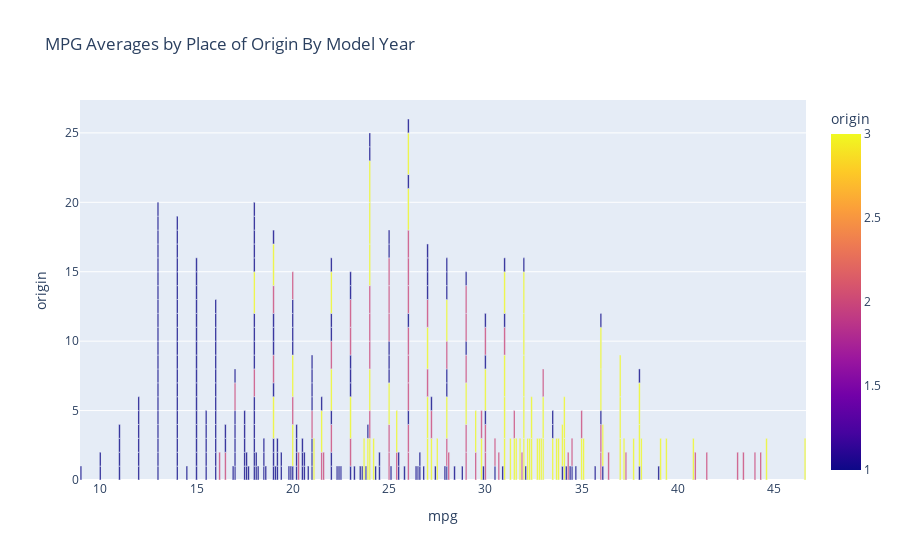

Notebook source saved alongside this figure:
### Code cell
#Create first visual based upon years and quantities sold.
fig = px.bar(df3,title="MPG Averages by Place of Origin By Model Year", x='mpg', y='origin', color='origin')
fig.show()

### Figure 1 — Plotly figure (JSON) as saved in the notebook; plotly's stock layout.template omitted (floating-point values rounded to 4 significant figures; data arrays with more than 128 entries replaced by an {"elided": "..."} marker saying what was removed)
{"data": [{"alignmentgroup": "True", "hovertemplate": "mpg=%{x}<br>origin=%{marker.color}<extra></extra>", "legendgroup": "", "marker": {"color": {"elided": "398 int values"}, "coloraxis": "coloraxis", "pattern": {"shape": ""}}, "name": "", "offsetgroup": "", "orientation": "v", "showlegend": false, "textposition": "auto", "type": "bar", "x": {"elided": "398 float values"}, "xaxis": "x", "y": {"elided": "398 int values"}, "yaxis": "y"}], "layout": {"barmode": "relative", "coloraxis": {"colorbar": {"title": {"text": "origin"}}, "colorscale": [[0, "#0d0887"], [0.1111, "#46039f"], [0.2222, "#7201a8"], [0.3333, "#9c179e"], [0.4444, "#bd3786"], [0.5556, "#d8576b"], [0.6667, "#ed7953"], [0.7778, "#fb9f3a"], [0.8889, "#fdca26"], [1, "#f0f921"]]}, "legend": {"tracegroupgap": 0}, "title": {"text": "MPG Averages by Place of Origin By Model Year"}, "xaxis": {"anchor": "y", "domain": [0, 1], "title": {"text": "mpg"}}, "yaxis": {"anchor": "x", "domain": [0, 1], "title": {"text": "origin"}}}}
